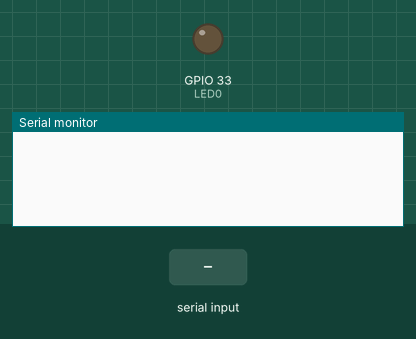
Recording of a sketch running on a simulated ESP32. Parts: output pins drawn as LEDs (lit = HIGH), the last lines printed to the serial monitor. Inputs (shaded band) come from the test bench.

Above: at 1.2 s.
1.3 s: "$SYN" received over the second serial link
At 3.5 s:
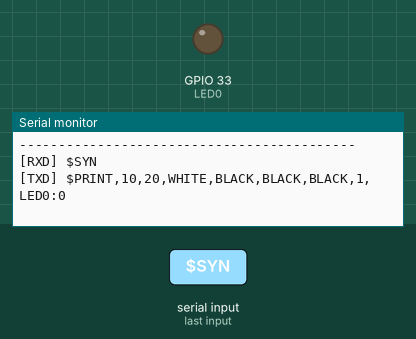
3.8 s: "$CLICK" received over the second serial link
At 5.5 s:
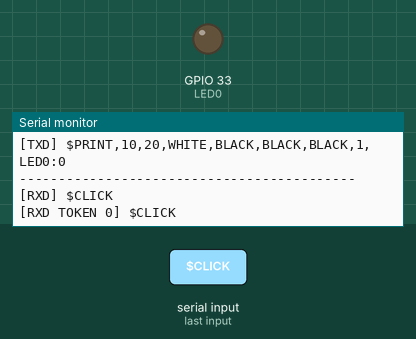
6.3 s: "LEDZERO" received over the second serial link
At 8.6 s:
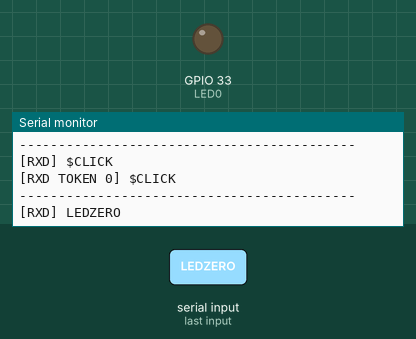

Measured:
- after the input at 1.3 s, the serial monitor: prints a new line after 1.0 s (image 1)
- after the input at 3.8 s, the serial monitor: prints a new line after 1.0 s (image 2)
- after the input at 6.3 s, the serial monitor: prints a new line after 1.0 s (image 3)

The sketch:

SerialLink_lLI9486_Central_004.ino
```cpp
/*
Serial Link - Stable inter-microcontroller serial communication. Written by Benjamin Jack Cullen

Change Serial1/2/etc to any other isolated Serial as required.
Methods: I found that method 0 works perfectly for ATMEGA2560 on my specific dev board however method 0 did not yeild
on ESP32 where a simple read until ETX was all that was required. Both methods remain in this template/reference sketch.

ESP32 TX -> io25
ESP32 RX -> io26

*/

// ------------------------------------------------------------------------------------------------------------------
#define ETX 0x03 // end of text character
#define LED0 33

// SERIAL LINK STRUCT -----------------------------------------------------------------------------------------------
struct SerialLinkStruct {
  unsigned long nbytes;
  char BUFFER[1024];           // read incoming bytes into this buffer
  char DATA[1024];             // buffer refined using ETX
  unsigned long T0_RXD_2 = 0;  // hard throttle current time
  unsigned long T1_RXD_2 = 0;  // hard throttle previous time
  unsigned long TT_RXD_2 = 0;  // hard throttle interval
  unsigned long T0_TXD_2 = 0;  // hard throttle current time
  unsigned long T1_TXD_2 = 0;  // hard throttle previous time
  unsigned long TT_TXD_2 = 0;  // hard throttle interval
  unsigned long TOKEN_i;
  bool ack = false;
};
SerialLinkStruct SerialLink;

// SETUP ------------------------------------------------------------------------------------------------------------
void setup() {
  Serial.begin(115200); while(!Serial);
  Serial1.begin(115200); while(!Serial1);
  Serial2.begin(115200); while(!Serial1);
  Serial.flush();
  Serial1.flush();
  Serial2.flush();
  pinMode(LED0, OUTPUT);
}
// READ RXD: METHOD 0 -----------------------------------------------------------------------------------------------
bool readRXD1_Method00() {
  if (Serial2.available() > 0) {
    memset(SerialLink.BUFFER, 0, 1024);
    memset(SerialLink.DATA, 0, 1024);
    int rlen = Serial2.readBytes(SerialLink.BUFFER, 1024);
    Serial.println(rlen);
    if (rlen != 0) {
      for(int i = 0; i < rlen; i++) {
        if (SerialLink.BUFFER[i] == ETX)
          break;
        else {
          SerialLink.DATA[i] = SerialLink.BUFFER[i];
        }
      }
      return true;
    }
  }
}
void readRXD1_Method0() {
  SerialLink.T0_RXD_2 = millis();
  if (SerialLink.T0_RXD_2 >= SerialLink.T1_RXD_2+SerialLink.TT_RXD_2) {
    SerialLink.T1_RXD_2 = SerialLink.T0_RXD_2;
    if (readRXD1_Method00() == true) {
      Serial.println("-------------------------------------------");
      Serial.print("[RXD]       "); Serial.println(SerialLink.DATA);
      char * token = strtok(SerialLink.DATA, ",");
      while( token != NULL ) {
        Serial.print("[RXD TOKEN] "); Serial.println(token);
        token = strtok(NULL, ",");
      }
    }
  }
}

// TOGGLE LED -------------------------------------------------------------------------------------------------------
void toggleLED0(int p) {
  Serial.print("[PIN] "); Serial.print(p); Serial.print(" "); Serial.println(digitalRead(p));
  if (digitalRead(p) == HIGH) {digitalWrite(p, LOW);}
  else {digitalWrite(p, HIGH);}
  Serial.print("[PIN] "); Serial.print(p); Serial.print(" "); Serial.println(digitalRead(p));
}

// READ RXD: METHOD 1 -----------------------------------------------------------------------------------------------
void readRXD1_Method1() {
  if (Serial1.available() > 0) {
    memset(SerialLink.DATA, 0, 1024);
    SerialLink.nbytes = (Serial1.readBytesUntil(ETX, SerialLink.DATA, sizeof(SerialLink.DATA)));
    Serial.println("-------------------------------------------");
    Serial.print("[RXD] "); Serial.println(SerialLink.DATA);
    SerialLink.TOKEN_i = 0;
    char * token = strtok(SerialLink.DATA, ",");
    if (strcmp(token, "$SYN") == 0) {SerialLink.ack = true;}
    else if (strcmp(token, "$CLICK") == 0) {
      while( token != NULL ) {
        Serial.print("[RXD TOKEN "); Serial.print(SerialLink.TOKEN_i); Serial.print("] "); Serial.println(token);
        if (SerialLink.TOKEN_i == 1) {if (strcmp(token, "LEDZERO") == 0) {Serial.println("[RUN] LED"); toggleLED0(LED0);}}
        token = strtok(NULL, ",");
        SerialLink.TOKEN_i++;
      }
    }
  }
}

// WRITE TXD2 -------------------------------------------------------------------------------------------------------
void WriteTXD2() {
    SerialLink.T0_TXD_2 = millis();
  if (SerialLink.T0_TXD_2 >= SerialLink.T1_TXD_2+SerialLink.TT_TXD_2) {
    SerialLink.T1_TXD_2 = SerialLink.T0_TXD_2;
    if (Serial2.availableForWrite()) {
      Serial.print("[TXD] "); Serial.println(SerialLink.BUFFER);
      Serial2.write(SerialLink.BUFFER);
      Serial2.write(ETX);
    }
  }
}

// TXD2 DATA --------------------------------------------------------------------------------------------------------
void TXD2DataLED0State() {
  // example function instructs the display to print informaiton about an LED.
  memset(SerialLink.BUFFER, 0, 1024);
  strcat(SerialLink.BUFFER, "$PRINT,10,20,WHITE,BLACK,BLACK,BLACK,1,LED0:");
  if (digitalRead(LED0) == 1) {strcat(SerialLink.BUFFER, "1");}
  else if (digitalRead(LED0) == 0) {strcat(SerialLink.BUFFER, "0");}
  WriteTXD2();
}

// LOOP -------------------------------------------------------------------------------------------------------------
void loop() {
  while (1) {readRXD1_Method1(); if (SerialLink.ack == true) {break;}}  // wait for peripehral
  SerialLink.ack = false;
  TXD2DataLED0State();
  delay(1);
}
```
